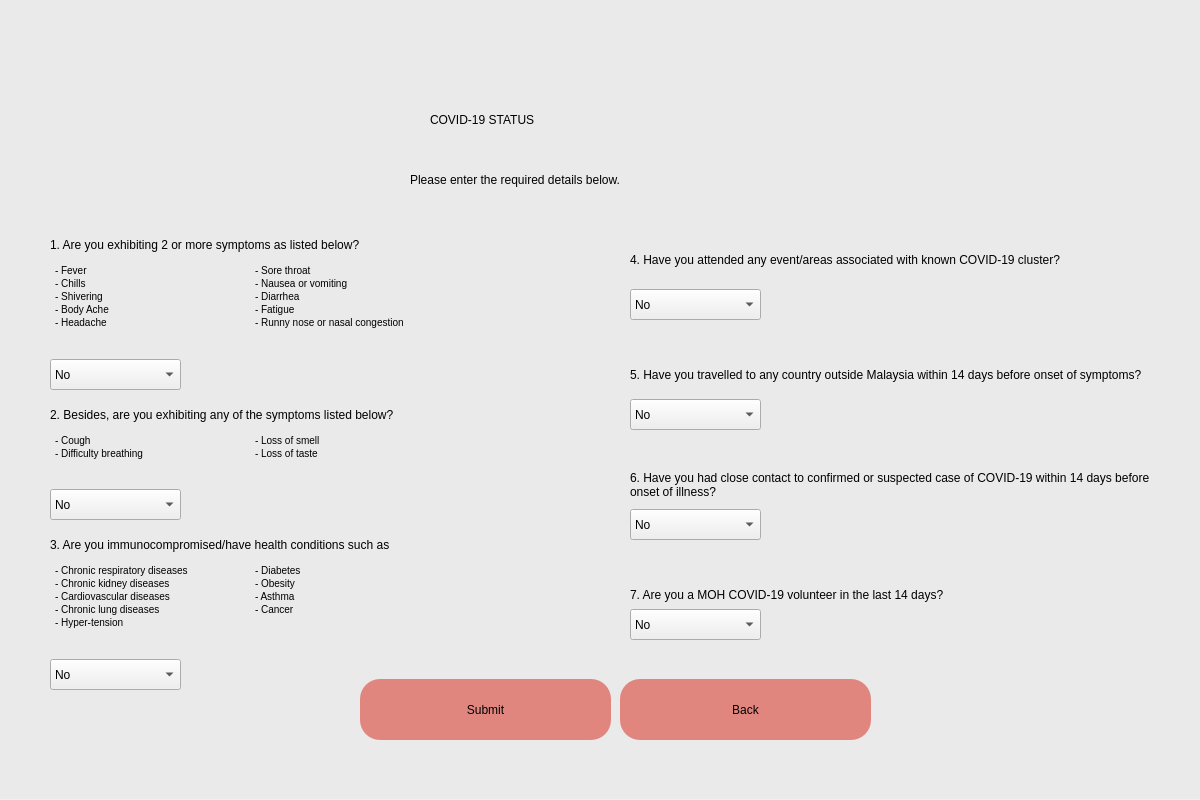
<?xml version="1.0" encoding="UTF-8"?>
<ui version="4.0">
 <class>Dialog</class>
 <widget class="QDialog" name="Dialog">
  <property name="geometry">
   <rect>
    <x>0</x>
    <y>0</y>
    <width>1200</width>
    <height>800</height>
   </rect>
  </property>
  <property name="windowTitle">
   <string>Dialog</string>
  </property>
  <widget class="QWidget" name="widget" native="true">
   <property name="geometry">
    <rect>
     <x>0</x>
     <y>-1</y>
     <width>1200</width>
     <height>800</height>
    </rect>
   </property>
   <property name="styleSheet">
    <string notr="true">QWidget#widget{
background-color:rgb(234, 234, 234);}</string>
   </property>
   <widget class="QLabel" name="label">
    <property name="geometry">
     <rect>
      <x>430</x>
      <y>90</y>
      <width>381</width>
      <height>61</height>
     </rect>
    </property>
    <property name="styleSheet">
     <string notr="true">font: 32pt &quot;Calibri&quot;;color:black</string>
    </property>
    <property name="text">
     <string>COVID-19 STATUS</string>
    </property>
   </widget>
   <widget class="QPushButton" name="submit_covid19_status">
    <property name="geometry">
     <rect>
      <x>360</x>
      <y>680</y>
      <width>251</width>
      <height>61</height>
     </rect>
    </property>
    <property name="styleSheet">
     <string notr="true">border-radius:20px;background-color:rgb(225, 134, 127);
font: 24pt &quot;Calibri&quot;;</string>
    </property>
    <property name="text">
     <string>Submit</string>
    </property>
   </widget>
   <widget class="QLabel" name="label_2">
    <property name="geometry">
     <rect>
      <x>410</x>
      <y>160</y>
      <width>431</width>
      <height>41</height>
     </rect>
    </property>
    <property name="styleSheet">
     <string notr="true">font: 16pt &quot;Calibri&quot;;color:black</string>
    </property>
    <property name="text">
     <string>Please enter the required details below.</string>
    </property>
   </widget>
   <widget class="QLabel" name="label_error">
    <property name="geometry">
     <rect>
      <x>470</x>
      <y>460</y>
      <width>161</width>
      <height>31</height>
     </rect>
    </property>
    <property name="styleSheet">
     <string notr="true">font: 12pt &quot;Calibri&quot;;color:red</string>
    </property>
    <property name="text">
     <string/>
    </property>
   </widget>
   <widget class="QLabel" name="q1_1">
    <property name="geometry">
     <rect>
      <x>50</x>
      <y>230</y>
      <width>571</width>
      <height>31</height>
     </rect>
    </property>
    <property name="styleSheet">
     <string notr="true">font: 12pt &quot;Calibri&quot;;color:black</string>
    </property>
    <property name="text">
     <string>1. Are you exhibiting 2 or more symptoms as listed below?</string>
    </property>
   </widget>
   <widget class="QLabel" name="q1_2">
    <property name="geometry">
     <rect>
      <x>50</x>
      <y>400</y>
      <width>541</width>
      <height>31</height>
     </rect>
    </property>
    <property name="styleSheet">
     <string notr="true">font: 12pt &quot;Calibri&quot;;color:black</string>
    </property>
    <property name="text">
     <string>2. Besides, are you exhibiting any of the symptoms listed below?</string>
    </property>
   </widget>
   <widget class="QLabel" name="q1_3">
    <property name="geometry">
     <rect>
      <x>50</x>
      <y>530</y>
      <width>541</width>
      <height>31</height>
     </rect>
    </property>
    <property name="styleSheet">
     <string notr="true">font: 12pt &quot;Calibri&quot;;color:black</string>
    </property>
    <property name="text">
     <string>3. Are you immunocompromised/have health conditions such as</string>
    </property>
   </widget>
   <widget class="QLabel" name="q1_5">
    <property name="geometry">
     <rect>
      <x>630</x>
      <y>240</y>
      <width>551</width>
      <height>41</height>
     </rect>
    </property>
    <property name="styleSheet">
     <string notr="true">font: 12pt &quot;Calibri&quot;;color:black</string>
    </property>
    <property name="lineWidth">
     <number>1</number>
    </property>
    <property name="text">
     <string>4. Have you attended any event/areas associated with known COVID-19 cluster?</string>
    </property>
    <property name="wordWrap">
     <bool>true</bool>
    </property>
   </widget>
   <widget class="QLabel" name="q1_6">
    <property name="geometry">
     <rect>
      <x>630</x>
      <y>350</y>
      <width>521</width>
      <height>51</height>
     </rect>
    </property>
    <property name="styleSheet">
     <string notr="true">font: 12pt &quot;Calibri&quot;;color:black</string>
    </property>
    <property name="text">
     <string>5. Have you travelled to any country outside Malaysia within 14 days before onset of symptoms?</string>
    </property>
    <property name="wordWrap">
     <bool>true</bool>
    </property>
   </widget>
   <widget class="QComboBox" name="comboBox_q2_1">
    <property name="geometry">
     <rect>
      <x>50</x>
      <y>360</y>
      <width>131</width>
      <height>31</height>
     </rect>
    </property>
    <property name="styleSheet">
     <string notr="true">font: 14pt &quot;Calibri&quot;;</string>
    </property>
    <item>
     <property name="text">
      <string>No</string>
     </property>
    </item>
    <item>
     <property name="text">
      <string>Yes</string>
     </property>
    </item>
   </widget>
   <widget class="QComboBox" name="comboBox_q2_2">
    <property name="geometry">
     <rect>
      <x>50</x>
      <y>490</y>
      <width>131</width>
      <height>31</height>
     </rect>
    </property>
    <property name="styleSheet">
     <string notr="true">font: 14pt &quot;Calibri&quot;;</string>
    </property>
    <item>
     <property name="text">
      <string>No</string>
     </property>
    </item>
    <item>
     <property name="text">
      <string>Yes</string>
     </property>
    </item>
   </widget>
   <widget class="QComboBox" name="comboBox_q2_3">
    <property name="geometry">
     <rect>
      <x>50</x>
      <y>660</y>
      <width>131</width>
      <height>31</height>
     </rect>
    </property>
    <property name="styleSheet">
     <string notr="true">font: 14pt &quot;Calibri&quot;;</string>
    </property>
    <item>
     <property name="text">
      <string>No</string>
     </property>
    </item>
    <item>
     <property name="text">
      <string>Yes</string>
     </property>
    </item>
   </widget>
   <widget class="QComboBox" name="comboBox_q2_5">
    <property name="geometry">
     <rect>
      <x>630</x>
      <y>400</y>
      <width>131</width>
      <height>31</height>
     </rect>
    </property>
    <property name="styleSheet">
     <string notr="true">font: 14pt &quot;Calibri&quot;;</string>
    </property>
    <item>
     <property name="text">
      <string>No</string>
     </property>
    </item>
    <item>
     <property name="text">
      <string>Yes</string>
     </property>
    </item>
   </widget>
   <widget class="QComboBox" name="comboBox_q2_4">
    <property name="geometry">
     <rect>
      <x>630</x>
      <y>290</y>
      <width>131</width>
      <height>31</height>
     </rect>
    </property>
    <property name="styleSheet">
     <string notr="true">font: 14pt &quot;Calibri&quot;;</string>
    </property>
    <item>
     <property name="text">
      <string>No</string>
     </property>
    </item>
    <item>
     <property name="text">
      <string>Yes</string>
     </property>
    </item>
   </widget>
   <widget class="QPushButton" name="btn_goToMainMenu">
    <property name="geometry">
     <rect>
      <x>620</x>
      <y>680</y>
      <width>251</width>
      <height>61</height>
     </rect>
    </property>
    <property name="styleSheet">
     <string notr="true">border-radius:20px;background-color:rgb(225, 134, 127);
font: 24pt &quot;Calibri&quot;;</string>
    </property>
    <property name="text">
     <string>Back</string>
    </property>
   </widget>
   <widget class="QTextBrowser" name="textBrowser">
    <property name="geometry">
     <rect>
      <x>50</x>
      <y>260</y>
      <width>201</width>
      <height>91</height>
     </rect>
    </property>
    <property name="styleSheet">
     <string notr="true">background-color:rgba(0, 0, 0, 0)</string>
    </property>
    <property name="html">
     <string>&lt;!DOCTYPE HTML PUBLIC &quot;-//W3C//DTD HTML 4.0//EN&quot; &quot;http://www.w3.org/TR/REC-html40/strict.dtd&quot;&gt;
&lt;html&gt;&lt;head&gt;&lt;meta name=&quot;qrichtext&quot; content=&quot;1&quot; /&gt;&lt;style type=&quot;text/css&quot;&gt;
p, li { white-space: pre-wrap; }
&lt;/style&gt;&lt;/head&gt;&lt;body style=&quot; font-family:'MS Shell Dlg 2'; font-size:7.8pt; font-weight:400; font-style:normal;&quot;&gt;
&lt;p style=&quot; margin-top:0px; margin-bottom:0px; margin-left:0px; margin-right:0px; -qt-block-indent:0; text-indent:0px;&quot;&gt;- Fever&lt;/p&gt;
&lt;p style=&quot; margin-top:0px; margin-bottom:0px; margin-left:0px; margin-right:0px; -qt-block-indent:0; text-indent:0px;&quot;&gt;- Chills&lt;/p&gt;
&lt;p style=&quot; margin-top:0px; margin-bottom:0px; margin-left:0px; margin-right:0px; -qt-block-indent:0; text-indent:0px;&quot;&gt;- Shivering&lt;/p&gt;
&lt;p style=&quot; margin-top:0px; margin-bottom:0px; margin-left:0px; margin-right:0px; -qt-block-indent:0; text-indent:0px;&quot;&gt;- Body Ache&lt;/p&gt;
&lt;p style=&quot; margin-top:0px; margin-bottom:0px; margin-left:0px; margin-right:0px; -qt-block-indent:0; text-indent:0px;&quot;&gt;- Headache&lt;/p&gt;&lt;/body&gt;&lt;/html&gt;</string>
    </property>
   </widget>
   <widget class="QTextBrowser" name="textBrowser_2">
    <property name="geometry">
     <rect>
      <x>250</x>
      <y>260</y>
      <width>201</width>
      <height>91</height>
     </rect>
    </property>
    <property name="styleSheet">
     <string notr="true">background-color:rgba(0, 0, 0, 0)</string>
    </property>
    <property name="html">
     <string>&lt;!DOCTYPE HTML PUBLIC &quot;-//W3C//DTD HTML 4.0//EN&quot; &quot;http://www.w3.org/TR/REC-html40/strict.dtd&quot;&gt;
&lt;html&gt;&lt;head&gt;&lt;meta name=&quot;qrichtext&quot; content=&quot;1&quot; /&gt;&lt;style type=&quot;text/css&quot;&gt;
p, li { white-space: pre-wrap; }
&lt;/style&gt;&lt;/head&gt;&lt;body style=&quot; font-family:'MS Shell Dlg 2'; font-size:7.8pt; font-weight:400; font-style:normal;&quot;&gt;
&lt;p style=&quot; margin-top:0px; margin-bottom:0px; margin-left:0px; margin-right:0px; -qt-block-indent:0; text-indent:0px;&quot;&gt;- Sore throat&lt;/p&gt;
&lt;p style=&quot; margin-top:0px; margin-bottom:0px; margin-left:0px; margin-right:0px; -qt-block-indent:0; text-indent:0px;&quot;&gt;- Nausea or vomiting&lt;/p&gt;
&lt;p style=&quot; margin-top:0px; margin-bottom:0px; margin-left:0px; margin-right:0px; -qt-block-indent:0; text-indent:0px;&quot;&gt;- Diarrhea&lt;/p&gt;
&lt;p style=&quot; margin-top:0px; margin-bottom:0px; margin-left:0px; margin-right:0px; -qt-block-indent:0; text-indent:0px;&quot;&gt;- Fatigue&lt;/p&gt;
&lt;p style=&quot; margin-top:0px; margin-bottom:0px; margin-left:0px; margin-right:0px; -qt-block-indent:0; text-indent:0px;&quot;&gt;- Runny nose or nasal congestion&lt;/p&gt;&lt;/body&gt;&lt;/html&gt;</string>
    </property>
   </widget>
   <widget class="QTextBrowser" name="textBrowser_3">
    <property name="geometry">
     <rect>
      <x>50</x>
      <y>430</y>
      <width>201</width>
      <height>51</height>
     </rect>
    </property>
    <property name="styleSheet">
     <string notr="true">background-color:rgba(0, 0, 0, 0)</string>
    </property>
    <property name="html">
     <string>&lt;!DOCTYPE HTML PUBLIC &quot;-//W3C//DTD HTML 4.0//EN&quot; &quot;http://www.w3.org/TR/REC-html40/strict.dtd&quot;&gt;
&lt;html&gt;&lt;head&gt;&lt;meta name=&quot;qrichtext&quot; content=&quot;1&quot; /&gt;&lt;style type=&quot;text/css&quot;&gt;
p, li { white-space: pre-wrap; }
&lt;/style&gt;&lt;/head&gt;&lt;body style=&quot; font-family:'MS Shell Dlg 2'; font-size:7.8pt; font-weight:400; font-style:normal;&quot;&gt;
&lt;p style=&quot; margin-top:0px; margin-bottom:0px; margin-left:0px; margin-right:0px; -qt-block-indent:0; text-indent:0px;&quot;&gt;- Cough&lt;/p&gt;
&lt;p style=&quot; margin-top:0px; margin-bottom:0px; margin-left:0px; margin-right:0px; -qt-block-indent:0; text-indent:0px;&quot;&gt;- Difficulty breathing&lt;/p&gt;&lt;/body&gt;&lt;/html&gt;</string>
    </property>
   </widget>
   <widget class="QTextBrowser" name="textBrowser_4">
    <property name="geometry">
     <rect>
      <x>250</x>
      <y>430</y>
      <width>201</width>
      <height>51</height>
     </rect>
    </property>
    <property name="styleSheet">
     <string notr="true">background-color:rgba(0, 0, 0, 0)</string>
    </property>
    <property name="html">
     <string>&lt;!DOCTYPE HTML PUBLIC &quot;-//W3C//DTD HTML 4.0//EN&quot; &quot;http://www.w3.org/TR/REC-html40/strict.dtd&quot;&gt;
&lt;html&gt;&lt;head&gt;&lt;meta name=&quot;qrichtext&quot; content=&quot;1&quot; /&gt;&lt;style type=&quot;text/css&quot;&gt;
p, li { white-space: pre-wrap; }
&lt;/style&gt;&lt;/head&gt;&lt;body style=&quot; font-family:'MS Shell Dlg 2'; font-size:7.8pt; font-weight:400; font-style:normal;&quot;&gt;
&lt;p style=&quot; margin-top:0px; margin-bottom:0px; margin-left:0px; margin-right:0px; -qt-block-indent:0; text-indent:0px;&quot;&gt;- Loss of smell&lt;/p&gt;
&lt;p style=&quot; margin-top:0px; margin-bottom:0px; margin-left:0px; margin-right:0px; -qt-block-indent:0; text-indent:0px;&quot;&gt;- Loss of taste&lt;/p&gt;&lt;/body&gt;&lt;/html&gt;</string>
    </property>
   </widget>
   <widget class="QTextBrowser" name="textBrowser_5">
    <property name="geometry">
     <rect>
      <x>50</x>
      <y>560</y>
      <width>201</width>
      <height>91</height>
     </rect>
    </property>
    <property name="styleSheet">
     <string notr="true">background-color:rgba(0, 0, 0, 0)</string>
    </property>
    <property name="html">
     <string>&lt;!DOCTYPE HTML PUBLIC &quot;-//W3C//DTD HTML 4.0//EN&quot; &quot;http://www.w3.org/TR/REC-html40/strict.dtd&quot;&gt;
&lt;html&gt;&lt;head&gt;&lt;meta name=&quot;qrichtext&quot; content=&quot;1&quot; /&gt;&lt;style type=&quot;text/css&quot;&gt;
p, li { white-space: pre-wrap; }
&lt;/style&gt;&lt;/head&gt;&lt;body style=&quot; font-family:'MS Shell Dlg 2'; font-size:7.8pt; font-weight:400; font-style:normal;&quot;&gt;
&lt;p style=&quot; margin-top:0px; margin-bottom:0px; margin-left:0px; margin-right:0px; -qt-block-indent:0; text-indent:0px;&quot;&gt;- Chronic respiratory diseases&lt;/p&gt;
&lt;p style=&quot; margin-top:0px; margin-bottom:0px; margin-left:0px; margin-right:0px; -qt-block-indent:0; text-indent:0px;&quot;&gt;- Chronic kidney diseases&lt;/p&gt;
&lt;p style=&quot; margin-top:0px; margin-bottom:0px; margin-left:0px; margin-right:0px; -qt-block-indent:0; text-indent:0px;&quot;&gt;- Cardiovascular diseases&lt;/p&gt;
&lt;p style=&quot; margin-top:0px; margin-bottom:0px; margin-left:0px; margin-right:0px; -qt-block-indent:0; text-indent:0px;&quot;&gt;- Chronic lung diseases&lt;/p&gt;
&lt;p style=&quot; margin-top:0px; margin-bottom:0px; margin-left:0px; margin-right:0px; -qt-block-indent:0; text-indent:0px;&quot;&gt;- Hyper-tension&lt;/p&gt;&lt;/body&gt;&lt;/html&gt;</string>
    </property>
   </widget>
   <widget class="QTextBrowser" name="textBrowser_6">
    <property name="geometry">
     <rect>
      <x>250</x>
      <y>560</y>
      <width>201</width>
      <height>91</height>
     </rect>
    </property>
    <property name="styleSheet">
     <string notr="true">background-color:rgba(0, 0, 0, 0)</string>
    </property>
    <property name="html">
     <string>&lt;!DOCTYPE HTML PUBLIC &quot;-//W3C//DTD HTML 4.0//EN&quot; &quot;http://www.w3.org/TR/REC-html40/strict.dtd&quot;&gt;
&lt;html&gt;&lt;head&gt;&lt;meta name=&quot;qrichtext&quot; content=&quot;1&quot; /&gt;&lt;style type=&quot;text/css&quot;&gt;
p, li { white-space: pre-wrap; }
&lt;/style&gt;&lt;/head&gt;&lt;body style=&quot; font-family:'MS Shell Dlg 2'; font-size:7.8pt; font-weight:400; font-style:normal;&quot;&gt;
&lt;p style=&quot; margin-top:0px; margin-bottom:0px; margin-left:0px; margin-right:0px; -qt-block-indent:0; text-indent:0px;&quot;&gt;- Diabetes&lt;/p&gt;
&lt;p style=&quot; margin-top:0px; margin-bottom:0px; margin-left:0px; margin-right:0px; -qt-block-indent:0; text-indent:0px;&quot;&gt;- Obesity&lt;/p&gt;
&lt;p style=&quot; margin-top:0px; margin-bottom:0px; margin-left:0px; margin-right:0px; -qt-block-indent:0; text-indent:0px;&quot;&gt;- Asthma&lt;/p&gt;
&lt;p style=&quot; margin-top:0px; margin-bottom:0px; margin-left:0px; margin-right:0px; -qt-block-indent:0; text-indent:0px;&quot;&gt;- Cancer&lt;/p&gt;&lt;/body&gt;&lt;/html&gt;</string>
    </property>
   </widget>
   <widget class="QComboBox" name="comboBox_q2_6">
    <property name="geometry">
     <rect>
      <x>630</x>
      <y>510</y>
      <width>131</width>
      <height>31</height>
     </rect>
    </property>
    <property name="styleSheet">
     <string notr="true">font: 14pt &quot;Calibri&quot;;</string>
    </property>
    <item>
     <property name="text">
      <string>No</string>
     </property>
    </item>
    <item>
     <property name="text">
      <string>Yes</string>
     </property>
    </item>
   </widget>
   <widget class="QLabel" name="q1_8">
    <property name="geometry">
     <rect>
      <x>630</x>
      <y>460</y>
      <width>521</width>
      <height>51</height>
     </rect>
    </property>
    <property name="styleSheet">
     <string notr="true">font: 12pt &quot;Calibri&quot;;color:black</string>
    </property>
    <property name="text">
     <string>6. Have you had close contact to confirmed or suspected case of COVID-19 within 14 days before onset of illness?</string>
    </property>
    <property name="wordWrap">
     <bool>true</bool>
    </property>
   </widget>
   <widget class="QComboBox" name="comboBox_q2_7">
    <property name="geometry">
     <rect>
      <x>630</x>
      <y>610</y>
      <width>131</width>
      <height>31</height>
     </rect>
    </property>
    <property name="styleSheet">
     <string notr="true">font: 14pt &quot;Calibri&quot;;</string>
    </property>
    <item>
     <property name="text">
      <string>No</string>
     </property>
    </item>
    <item>
     <property name="text">
      <string>Yes</string>
     </property>
    </item>
   </widget>
   <widget class="QLabel" name="q1_9">
    <property name="geometry">
     <rect>
      <x>630</x>
      <y>570</y>
      <width>521</width>
      <height>51</height>
     </rect>
    </property>
    <property name="styleSheet">
     <string notr="true">font: 12pt &quot;Calibri&quot;;color:black</string>
    </property>
    <property name="text">
     <string>7. Are you a MOH COVID-19 volunteer in the last 14 days?</string>
    </property>
    <property name="wordWrap">
     <bool>true</bool>
    </property>
   </widget>
  </widget>
 </widget>
 <resources/>
 <connections/>
</ui>
